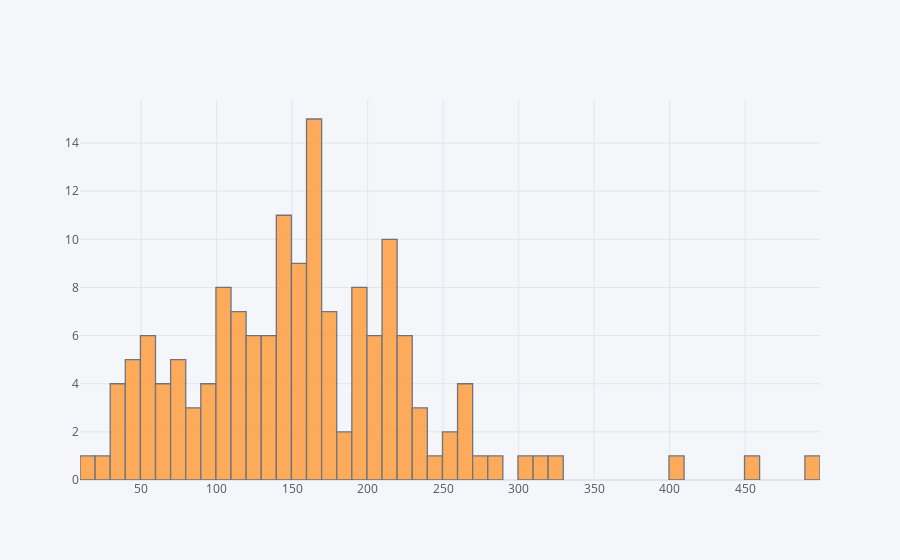

Notebook code for this chart:
### Code cell
df['word_count'].iplot(kind='hist',bins=50)

### Figure 1 — Plotly figure (JSON) as saved in the notebook; plotly's stock layout.template omitted (floating-point values rounded to 4 significant figures; data arrays with more than 128 entries replaced by an {"elided": "..."} marker saying what was removed)
{"data": [{"histfunc": "count", "histnorm": "", "marker": {"color": "rgba(255, 153, 51, 1.0)", "line": {"color": "#4D5663", "width": 1.3}}, "name": "word_count", "nbinsx": 50, "opacity": 0.8, "orientation": "v", "type": "histogram", "x": {"elided": "152 int values"}}], "layout": {"barmode": "overlay", "legend": {"bgcolor": "#F5F6F9", "font": {"color": "#4D5663"}}, "paper_bgcolor": "#F5F6F9", "plot_bgcolor": "#F5F6F9", "title": {"font": {"color": "#4D5663"}}, "xaxis": {"gridcolor": "#E1E5ED", "showgrid": true, "tickfont": {"color": "#4D5663"}, "title": {"font": {"color": "#4D5663"}, "text": ""}, "zerolinecolor": "#E1E5ED"}, "yaxis": {"gridcolor": "#E1E5ED", "showgrid": true, "tickfont": {"color": "#4D5663"}, "title": {"font": {"color": "#4D5663"}, "text": ""}, "zerolinecolor": "#E1E5ED"}}}
